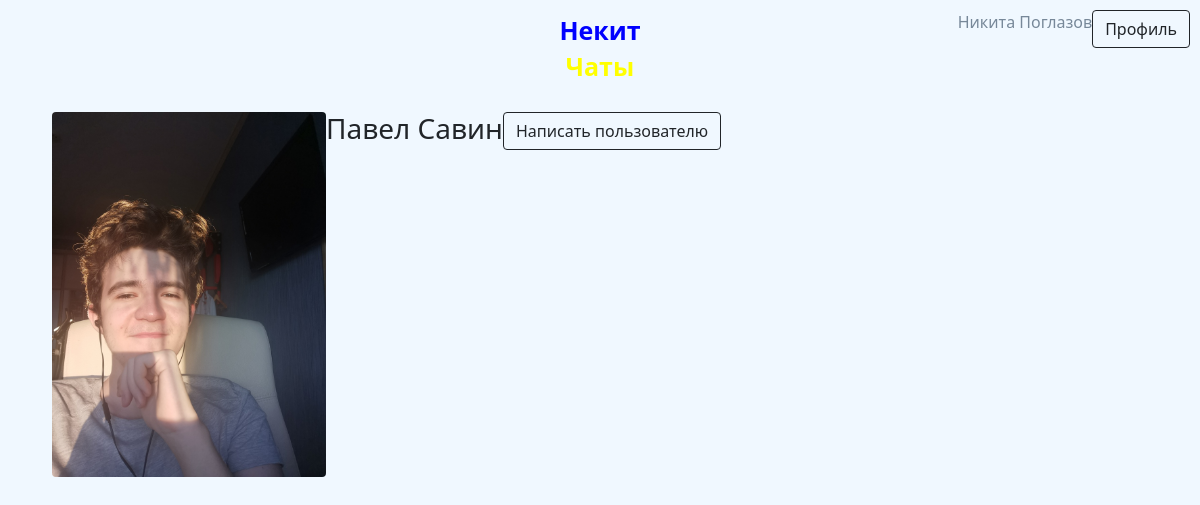
Page /profile/3 (signed in) on the committed database.
### data/models/user.py (models this page shows, shortened)
class User(SqlAlchemyBase, UserMixin):
    __tablename__ = 'users'
    id = Column(Integer, autoincrement=True, primary_key=True)
    name = Column(String)
    surname = Column(String)
    birthday = Column(DateTime)
    email = Column(String, unique=True)
    phone_number = Column(String, unique=True)
    hashed_password = Column(String)
    registration_time = Column(DateTime, default=datetime.now)

### main.py (the view)
@app.route('/profile/<int:user_id>')
@login_required
def show_profile(user_id):
    session = create_session()
    user = session.query(User).filter(User.id == user_id).first()
    pic = session.query(Avatar).filter(Avatar.refers_to == user_id).first()
    if pic:
        profile_pic = url_for('static', filename=f"avatars/{pic.link}")
    else:
        profile_pic = url_for('static', filename='avatars/anon.png')
    return render_template('profile.html', user=user, pic=profile_pic)

### data/db_session.py (called while the page is built)
def create_session() -> Session:
    global __factory
    return __factory()

### main.py (called while the page is built)
@login_manager.user_loader
def load_user(user_id):
    session = create_session()
    return session.query(User).get(user_id)

### templates/profile.html
{% extends "base.html" %}
{% block content %}
<div class="profile-block">
    <img src={{ pic }} class="profile-pic rounded float-start" alt="Упс! Аватарка не найдена!">
    <h3 class="float-start">{{ user.name }} {{ user.surname }}</h3>
    {% if user.id == current_user.id %}
        <a class="btn btn-outline-dark register float-start" href="/profile/avatar/{{ current_user.id }}">
            Сменить аватарку
        </a>
    {% else %}
        <a class="btn btn-outline-dark register float-start" href="/conversation/{{ user.id }}">Написать пользователю</a>
    {% endif %}
</div>
{% endblock %}

### templates/base.html (shortened to what this page needs)
<!DOCTYPE html>
<html lang="en">
<head>
    <link rel="stylesheet" href="/static/css/style.css">
    <link rel="stylesheet" href="https://cdn.jsdelivr.net/npm/bootstrap@5.0.0-beta1/dist/css/bootstrap.min.css"
>
</head>
<body>
<header>
    {% if current_user.is_authenticated %}
        <a class="btn btn-outline-dark profile float-end" href="/profile/{{ current_user.id }}">Профиль</a>
        <a class="user_brand float-end" href="/logout">{{ current_user.name }} {{ current_user.surname }}</a>
    {% else %}
        <a class="btn btn-outline-dark register float-end" href="/register">Зарегистрироваться</a>
        <a class="btn btn-outline-dark login float-end" href="/login">Войти</a>
    {% endif %}
    <div class="logo">
        <a href="/">
            <p class="nekit">Некит</p>
            <p class="chats">Чаты</p>
        </a>
    </div>
</header>
<main role="main" class="container clearfix">
    {% block content %}{% endblock %}
</main>
</body>
</html>

### static/css/style.css (style rules this page uses)
body { background-color: aliceblue !important; }
.logo { text-align: center; margin-left: auto; margin-right: auto; margin-top: 10px; margin-bottom: 10px; max-width: 150px; font-size: 25px; font-weight: 700; line-height: 20px; }
a { text-decoration: none !important; }
header { overflow: hidden; background-color: aliceblue; margin-bottom: 10px; padding: 10px; }
.nekit { color: blue; }
.chats { color: yellow; }
.user_brand { text-decoration: none; color: lightslategray; }
div { margin: 10px; }
.profile-pic { width: 25%; height: 25%; }

### rows in the picture
User: name "Никита", surname "Поглазов"
User: name "Павел", surname "Савин"
